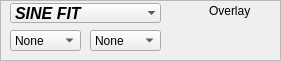
          <widget class="QFrame" name="frame_6">
           <property name="geometry">
            <rect>
             <x>10</x>
             <y>340</y>
             <width>281</width>
             <height>61</height>
            </rect>
           </property>
           <property name="styleSheet">
            <string notr="true">QCheckBox{background-color: rgba(255, 33, 0,0);}</string>
           </property>
           <property name="frameShape">
            <enum>QFrame::StyledPanel</enum>
           </property>
           <property name="frameShadow">
            <enum>QFrame::Raised</enum>
           </property>
           <widget class="QComboBox" name="fit_select_box">
            <property name="geometry">
             <rect>
              <x>10</x>
              <y>30</y>
              <width>71</width>
              <height>21</height>
             </rect>
            </property>
            <property name="currentIndex">
             <number>4</number>
            </property>
            <item>
             <property name="text">
              <string>CH1</string>
             </property>
            </item>
            <item>
             <property name="text">
              <string>CH2</string>
             </property>
            </item>
            <item>
             <property name="text">
              <string>CH3</string>
             </property>
            </item>
            <item>
             <property name="text">
              <string>CH4</string>
             </property>
            </item>
            <item>
             <property name="text">
              <string>None</string>
             </property>
            </item>
           </widget>
           <widget class="QCheckBox" name="overlay_fit_button">
            <property name="geometry">
             <rect>
              <x>190</x>
              <y>0</y>
              <width>91</width>
              <height>21</height>
             </rect>
            </property>
            <property name="text">
             <string>Overlay</string>
            </property>
           </widget>
           <widget class="QComboBox" name="fit_select_box_2">
            <property name="geometry">
             <rect>
              <x>90</x>
              <y>30</y>
              <width>71</width>
              <height>21</height>
             </rect>
            </property>
            <property name="currentIndex">
             <number>4</number>
            </property>
            <item>
             <property name="text">
              <string>CH1</string>
             </property>
            </item>
            <item>
             <property name="text">
              <string>CH2</string>
             </property>
            </item>
            <item>
             <property name="text">
              <string>CH3</string>
             </property>
            </item>
            <item>
             <property name="text">
              <string>CH4</string>
             </property>
            </item>
            <item>
             <property name="text">
              <string>None</string>
             </property>
            </item>
           </widget>
           <widget class="QComboBox" name="fit_type_box">
            <property name="geometry">
             <rect>
              <x>10</x>
              <y>3</y>
              <width>151</width>
              <height>20</height>
             </rect>
            </property>
            <property name="font">
             <font>
              <pointsize>12</pointsize>
              <weight>75</weight>
              <italic>true</italic>
              <bold>true</bold>
             </font>
            </property>
            <property name="currentIndex">
             <number>0</number>
            </property>
            <property name="frame">
             <bool>false</bool>
            </property>
            <item>
             <property name="text">
              <string>SINE FIT</string>
             </property>
            </item>
           </widget>
          </widget>
